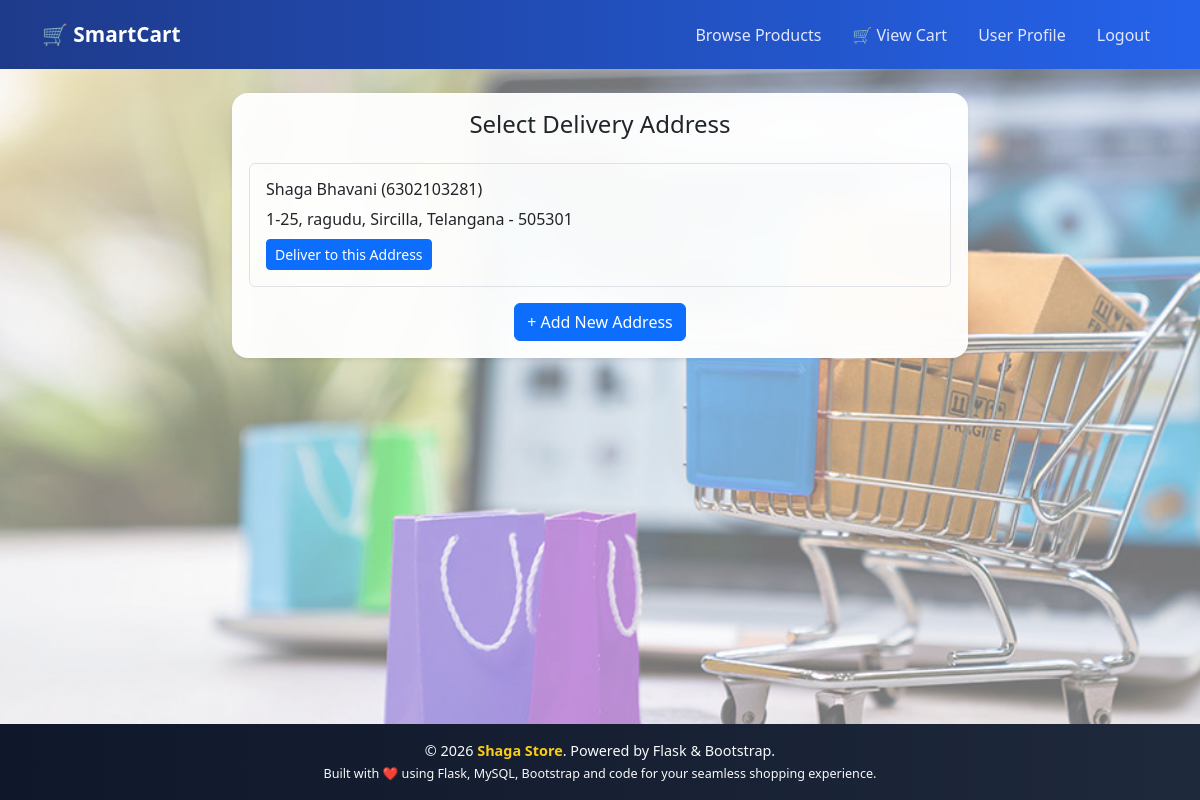
The page /select-address (signed in) on the database its author committed.
### tables this page shows
CREATE TABLE addresses (
    address_id INTEGER PRIMARY KEY AUTOINCREMENT,
    user_id INTEGER,
    full_name TEXT,
    phone TEXT,
    house_no TEXT,
    street TEXT,
    city TEXT,
    state TEXT,
    pincode TEXT,
    created_at TIMESTAMP DEFAULT CURRENT_TIMESTAMP
);

### app.py (the view)
@app.route('/select-address')
def select_address():
    if 'user_id' not in session:
        return redirect('/user-login')
    conn = get_db_connection()
    cursor = conn.cursor()
    cursor.execute("SELECT * FROM addresses WHERE user_id=?", (session['user_id'],))
    addresses = cursor.fetchall()
    cursor.close()
    conn.close()
    return render_template("user/select_address.html",
                           addresses=addresses)

### app.py (called while the page is built)
def get_db_connection():
    conn = sqlite3.connect("smartcart.db")
    conn.row_factory = sqlite3.Row   # dictionary=True replacement
    return conn

### templates/user/select_address.html (shortened to what this page needs)
{% extends 'base.html' %}
{% block content %}
<div class="row justify-content-center">
  <div class="col-md-8">
    <div class="card shadow-sm">
      <div class="card-body">
        <h4 class="mb-4 text-center">Select Delivery Address</h4>
        {% if addresses %}
            {% for address in addresses %}
            <div class="border rounded p-3 mb-3">
                <h6>{{ address.full_name }} ({{ address.phone }})</h6>
                <p class="mb-2">
                    {{ address.house_no }},
                    {{ address.street }},
                    {{ address.city }},
                    {{ address.state }} -
                    {{ address.pincode }}
                </p>
                <a href="{{ url_for('confirm_address', address_id=address.address_id) }}"
   class="btn btn-primary btn-sm">
   Deliver to this Address
</a>
            </div>
            {% endfor %}
        {% else %}
            <div class="alert alert-info text-center">
                No saved addresses found.
            </div>
        {% endif %}
        <div class="text-center mt-3">
            <a href="{{ url_for('add_address') }}" class="btn btn-primary">
    + Add New Address
</a>
        </div>
      </div>
    </div>
  </div>
</div>
{% endblock %}

### static/style.css (style rules this page uses)
body { margin: 0; font-family: 'Segoe UI', Tahoma, sans-serif; background: linear-gradient( 135deg, rgba(99, 102, 241, 0.45), rgba(56, 189, 248, 0.45), rgba(34, 197, 94, 0.45) ); background-image: url("./bg.jpg"); background-size: cover; background-position: center; background-repeat: no-repeat; background-attachment: fixed; min-height: 100vh; }
.card { background: rgba(255, 255, 255, 0.9); backdrop-filter: blur(14px); -webkit-backdrop-filter: blur(14px); border-radius: 16px; border: 1px solid rgba(255, 255, 255, 0.5); box-shadow: 0 20px 40px rgba(0,0,0,0.18); }
body { background-image: url("./bg.jpg"); background-size: cover; background-position: center; background-repeat: no-repeat; background-attachment: fixed; }
.card { background: rgba(255, 255, 255, 0.95); }

### rows shown on the page
addresses: full_name "Shaga Bhavani", phone "6302103281", house_no "1-25", street "ragudu", city "Sircilla", state "Telangana", pincode "505301"
